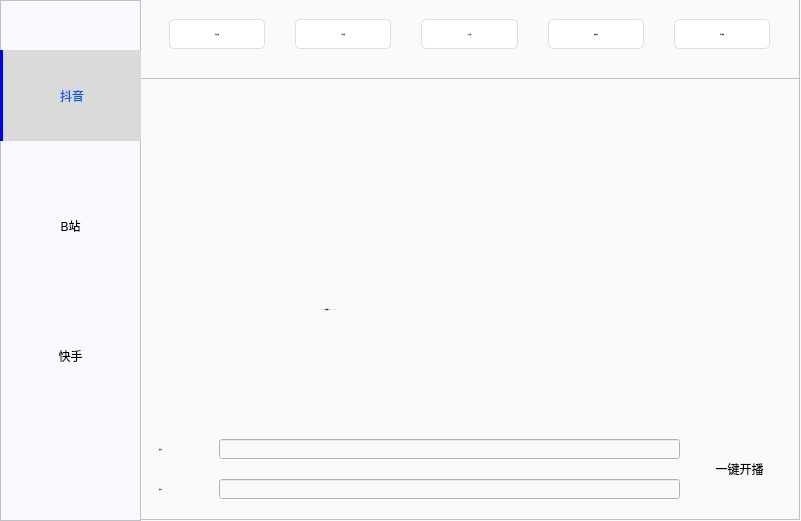
   <widget class="QWidget" name="pt_pape" native="true">
    <property name="geometry">
     <rect>
      <x>0</x>
      <y>80</y>
      <width>801</width>
      <height>521</height>
     </rect>
    </property>
    <property name="styleSheet">
     <string notr="true">background-color: rgb(250, 250, 250);</string>
    </property>
    <widget class="QFrame" name="div_pt1">
     <property name="geometry">
      <rect>
       <x>0</x>
       <y>0</y>
       <width>141</width>
       <height>521</height>
      </rect>
     </property>
     <property name="styleSheet">
      <string notr="true">background-color: rgb(247, 249, 255);
border-right: 1px solid white;
border-right-color: rgb(141, 141, 141);</string>
     </property>
     <property name="frameShape">
      <enum>QFrame::StyledPanel</enum>
     </property>
     <property name="frameShadow">
      <enum>QFrame::Raised</enum>
     </property>
     <widget class="QToolButton" name="toolButton_dy">
      <property name="geometry">
       <rect>
        <x>0</x>
        <y>50</y>
        <width>141</width>
        <height>91</height>
       </rect>
      </property>
      <property name="styleSheet">
       <string notr="true">QToolButton{
    border:none;
	background-color: transparent;
	color: rgb(0, 0, 0);
}
QToolButton:hover{
background-color: rgb(218, 218, 218);
}

QToolButton:checked{
    
	color: rgb(0, 85, 255);
    border-left: 3px solid white;
	border-left-color: rgb(0, 0, 255);    
	background-color: rgb(218, 218, 218);
}</string>
      </property>
      <property name="text">
       <string>抖音</string>
      </property>
      <property name="icon">
       <iconset resource="mainpy.qrc">
        <normaloff>:/img/imgs/douyin1.png</normaloff>:/img/imgs/douyin1.png</iconset>
      </property>
      <property name="iconSize">
       <size>
        <width>200</width>
        <height>200</height>
       </size>
      </property>
      <property name="checkable">
       <bool>true</bool>
      </property>
      <property name="checked">
       <bool>true</bool>
      </property>
      <property name="autoExclusive">
       <bool>true</bool>
      </property>
      <property name="toolButtonStyle">
       <enum>Qt::ToolButtonTextBesideIcon</enum>
      </property>
     </widget>
     <widget class="QToolButton" name="toolButton_ks">
      <property name="geometry">
       <rect>
        <x>0</x>
        <y>310</y>
        <width>141</width>
        <height>91</height>
       </rect>
      </property>
      <property name="styleSheet">
       <string notr="true">QToolButton{
    border:none;
	background-color: transparent;
	color: rgb(0, 0, 0);
}
QToolButton:hover{
background-color: rgb(218, 218, 218);
}

QToolButton:checked{
    
	color: rgb(0, 85, 255);
    border-left: 3px solid white;
	border-left-color: rgb(0, 0, 255);    
	background-color: rgb(218, 218, 218);
}</string>
      </property>
      <property name="text">
       <string>快手</string>
      </property>
      <property name="icon">
       <iconset resource="mainpy.qrc">
        <normaloff>:/icon/icons/kuaishou.png</normaloff>:/icon/icons/kuaishou.png</iconset>
      </property>
      <property name="iconSize">
       <size>
        <width>200</width>
        <height>200</height>
       </size>
      </property>
      <property name="checkable">
       <bool>true</bool>
      </property>
      <property name="autoExclusive">
       <bool>true</bool>
      </property>
      <property name="toolButtonStyle">
       <enum>Qt::ToolButtonTextBesideIcon</enum>
      </property>
     </widget>
     <widget class="QToolButton" name="toolButton_bili">
      <property name="geometry">
       <rect>
        <x>0</x>
        <y>180</y>
        <width>141</width>
        <height>91</height>
       </rect>
      </property>
      <property name="styleSheet">
       <string notr="true">QToolButton{
    border:none;
	background-color: transparent;
	color: rgb(0, 0, 0);
}
QToolButton:hover{
background-color: rgb(218, 218, 218);
}

QToolButton:checked{
    
	color: rgb(0, 85, 255);
    border-left: 3px solid white;
	border-left-color: rgb(0, 0, 255);    
	background-color: rgb(218, 218, 218);
}</string>
      </property>
      <property name="text">
       <string>B站</string>
      </property>
      <property name="icon">
       <iconset resource="mainpy.qrc">
        <normaloff>:/icon/icons/bzhan.png</normaloff>:/icon/icons/bzhan.png</iconset>
      </property>
      <property name="iconSize">
       <size>
        <width>200</width>
        <height>200</height>
       </size>
      </property>
      <property name="checkable">
       <bool>true</bool>
      </property>
      <property name="autoExclusive">
       <bool>true</bool>
      </property>
      <property name="toolButtonStyle">
       <enum>Qt::ToolButtonTextBesideIcon</enum>
      </property>
     </widget>
    </widget>
    <widget class="QFrame" name="div_pg2">
     <property name="geometry">
      <rect>
       <x>139</x>
       <y>-1</y>
       <width>661</width>
       <height>521</height>
      </rect>
     </property>
     <property name="frameShape">
      <enum>QFrame::StyledPanel</enum>
     </property>
     <property name="frameShadow">
      <enum>QFrame::Raised</enum>
     </property>
     <widget class="QLabel" name="ser_url">
      <property name="geometry">
       <rect>
        <x>20</x>
        <y>440</y>
        <width>61</width>
        <height>20</height>
       </rect>
      </property>
      <property name="font">
       <font>
        <family>微软雅黑</family>
        <pointsize>-1</pointsize>
        <weight>50</weight>
        <italic>false</italic>
        <bold>false</bold>
       </font>
      </property>
      <property name="text">
       <string>服务器：</string>
      </property>
     </widget>
     <widget class="QLabel" name="key_url">
      <property name="geometry">
       <rect>
        <x>20</x>
        <y>480</y>
        <width>61</width>
        <height>20</height>
       </rect>
      </property>
      <property name="font">
       <font>
        <family>微软雅黑</family>
        <pointsize>-1</pointsize>
        <weight>50</weight>
        <italic>false</italic>
        <bold>false</bold>
       </font>
      </property>
      <property name="text">
       <string>推流码：</string>
      </property>
     </widget>
     <widget class="QLineEdit" name="ser_line">
      <property name="geometry">
       <rect>
        <x>80</x>
        <y>440</y>
        <width>461</width>
        <height>20</height>
       </rect>
      </property>
     </widget>
     <widget class="QLineEdit" name="key_line">
      <property name="geometry">
       <rect>
        <x>80</x>
        <y>480</y>
        <width>461</width>
        <height>20</height>
       </rect>
      </property>
     </widget>
     <widget class="QPushButton" name="ser_copy">
      <property name="geometry">
       <rect>
        <x>520</x>
        <y>440</y>
        <width>21</width>
        <height>23</height>
       </rect>
      </property>
      <property name="styleSheet">
       <string notr="true">QPushButton{background-color: transparent;
border: none
}
QPushButton:pressed {
    padding-top: 4px;
    padding-left: 4px;
}
</string>
      </property>
      <property name="text">
       <string/>
      </property>
      <property name="icon">
       <iconset resource="mainpy.qrc">
        <normaloff>:/icon/icons/copy.svg</normaloff>:/icon/icons/copy.svg</iconset>
      </property>
     </widget>
     <widget class="QPushButton" name="key_copy">
      <property name="geometry">
       <rect>
        <x>520</x>
        <y>480</y>
        <width>21</width>
        <height>23</height>
       </rect>
      </property>
      <property name="styleSheet">
       <string notr="true">QPushButton{background-color: transparent;
border: none
}
QPushButton:pressed {
    padding-top: 4px;
    padding-left: 4px;
}
</string>
      </property>
      <property name="text">
       <string/>
      </property>
      <property name="icon">
       <iconset resource="mainpy.qrc">
        <normaloff>:/icon/icons/copy.svg</normaloff>:/icon/icons/copy.svg</iconset>
      </property>
     </widget>
     <widget class="QFrame" name="frame_2">
      <property name="geometry">
       <rect>
        <x>0</x>
        <y>0</y>
        <width>661</width>
        <height>80</height>
       </rect>
      </property>
      <property name="minimumSize">
       <size>
        <width>661</width>
        <height>80</height>
       </size>
      </property>
      <property name="styleSheet">
       <string notr="true">QPushButton {
    background-color: #ffffff;
    border: 1px solid #dcdfe6;
    padding: 10px;
    border-radius: 5px;
}

QPushButton:hover {
    background-color: #ecf5ff;
    color: #409eff;
}

QPushButton:pressed, QPushButton:checked {
    border: 1px solid #3a8ee6;
    color: #409eff;
}
</string>
      </property>
      <property name="frameShape">
       <enum>QFrame::StyledPanel</enum>
      </property>
      <property name="frameShadow">
       <enum>QFrame::Raised</enum>
      </property>
      <widget class="QWidget" name="layoutWidget">
       <property name="geometry">
        <rect>
         <x>10</x>
         <y>10</y>
         <width>641</width>
         <height>51</height>
        </rect>
       </property>
       <layout class="QHBoxLayout" name="horizontalLayout">
        <property name="spacing">
         <number>30</number>
        </property>
        <property name="leftMargin">
         <number>20</number>
        </property>
        <property name="rightMargin">
         <number>20</number>
        </property>
        <item>
         <widget class="QPushButton" name="dy_1000">
          <property name="minimumSize">
           <size>
            <width>61</width>
            <height>30</height>
           </size>
          </property>
          <property name="font">
           <font>
            <family>微软雅黑</family>
            <pointsize>-1</pointsize>
            <weight>50</weight>
            <italic>false</italic>
            <bold>false</bold>
           </font>
          </property>
          <property name="styleSheet">
           <string notr="true">QPushButton:checked{  	 
	color: rgb(0, 85, 255);
}</string>
          </property>
          <property name="text">
           <string>伴侣开播</string>
          </property>
          <property name="checkable">
           <bool>true</bool>
          </property>
          <property name="autoExclusive">
           <bool>true</bool>
          </property>
         </widget>
        </item>
        <item>
         <widget class="QPushButton" name="dy_phone">
          <property name="minimumSize">
           <size>
            <width>61</width>
            <height>30</height>
           </size>
          </property>
          <property name="font">
           <font>
            <family>微软雅黑</family>
            <pointsize>-1</pointsize>
            <weight>50</weight>
            <italic>false</italic>
            <bold>false</bold>
           </font>
          </property>
          <property name="styleSheet">
           <string notr="true"/>
          </property>
          <property name="text">
           <string>手机开播</string>
          </property>
          <property name="checkable">
           <bool>true</bool>
          </property>
          <property name="autoExclusive">
           <bool>true</bool>
          </property>
         </widget>
        </item>
        <item>
         <widget class="QPushButton" name="dy_auto_live">
          <property name="minimumSize">
           <size>
            <width>61</width>
            <height>30</height>
           </size>
          </property>
          <property name="font">
           <font>
            <family>微软雅黑</family>
            <pointsize>-1</pointsize>
            <weight>50</weight>
            <italic>false</italic>
            <bold>false</bold>
           </font>
          </property>
          <property name="styleSheet">
           <string notr="true"/>
          </property>
          <property name="text">
           <string>自动开播</string>
          </property>
          <property name="checkable">
           <bool>true</bool>
          </property>
          <property name="autoExclusive">
           <bool>true</bool>
          </property>
         </widget>
        </item>
        <item>
         <widget class="QPushButton" name="dy_Accounts">
          <property name="minimumSize">
           <size>
            <width>61</width>
            <height>30</height>
           </size>
          </property>
          <property name="font">
           <font>
            <family>微软雅黑</family>
            <pointsize>-1</pointsize>
            <weight>50</weight>
            <italic>false</italic>
            <bold>false</bold>
           </font>
          </property>
          <property name="styleSheet">
           <string notr="true"/>
          </property>
          <property name="text">
           <string>账号切换</string>
          </property>
          <property name="checkable">
           <bool>true</bool>
          </property>
          <property name="autoExclusive">
           <bool>true</bool>
          </property>
         </widget>
        </item>
        <item>
         <widget class="QPushButton" name="dy_livestop">
          <property name="minimumSize">
           <size>
            <width>61</width>
            <height>30</height>
           </size>
          </property>
          <property name="font">
           <font>
            <family>微软雅黑</family>
            <pointsize>-1</pointsize>
            <weight>50</weight>
            <italic>false</italic>
            <bold>false</bold>
           </font>
          </property>
          <property name="styleSheet">
           <string notr="true"/>
          </property>
          <property name="text">
           <string>停止直播</string>
          </property>
          <property name="checkable">
           <bool>true</bool>
          </property>
          <property name="autoExclusive">
           <bool>true</bool>
          </property>
         </widget>
        </item>
       </layout>
      </widget>
     </widget>
     <widget class="QPushButton" name="bigin_live">
      <property name="geometry">
       <rect>
        <x>565</x>
        <y>444</y>
        <width>81</width>
        <height>51</height>
       </rect>
      </property>
      <property name="styleSheet">
       <string notr="true">QPushButton{
	border-image: url(:/icon/icons/yijina.png);
    text-align: center;
    border: none; 
    
}
QPushButton:pressed {
    margin-left: 7px;
    margin-top: 7px;
}</string>
      </property>
      <property name="inputMethodHints">
       <set>Qt::ImhNone</set>
      </property>
      <property name="text">
       <string>一键开播   </string>
      </property>
      <property name="iconSize">
       <size>
        <width>64</width>
        <height>64</height>
       </size>
      </property>
      <property name="autoDefault">
       <bool>false</bool>
      </property>
     </widget>
     <widget class="QPushButton" name="video_jishu">
      <property name="geometry">
       <rect>
        <x>440</x>
        <y>80</y>
        <width>200</width>
        <height>200</height>
       </rect>
      </property>
      <property name="styleSheet">
       <string notr="true">border: none;
</string>
      </property>
      <property name="text">
       <string/>
      </property>
     </widget>
     <widget class="QLabel" name="kaibotishi">
      <property name="geometry">
       <rect>
        <x>20</x>
        <y>320</y>
        <width>631</width>
        <height>101</height>
       </rect>
      </property>
      <property name="font">
       <font>
        <family>微软雅黑</family>
        <pointsize>-1</pointsize>
        <weight>50</weight>
        <italic>false</italic>
        <bold>false</bold>
       </font>
      </property>
      <property name="styleSheet">
       <string notr="true">color: rgb(0, 85, 255);</string>
      </property>
      <property name="text">
       <string/>
      </property>
     </widget>
     <widget class="QPushButton" name="guanggao_id">
      <property name="geometry">
       <rect>
        <x>30</x>
        <y>80</y>
        <width>356</width>
        <height>200</height>
       </rect>
      </property>
      <property name="styleSheet">
       <string notr="true">border: none;</string>
      </property>
      <property name="text">
       <string/>
      </property>
     </widget>
     <widget class="QLabel" name="xx_live_2">
      <property name="geometry">
       <rect>
        <x>180</x>
        <y>300</y>
        <width>301</width>
        <height>21</height>
       </rect>
      </property>
      <property name="font">
       <font>
        <family>微软雅黑</family>
        <pointsize>-1</pointsize>
        <weight>50</weight>
        <italic>false</italic>
        <bold>false</bold>
       </font>
      </property>
      <property name="text">
       <string>----------------**开播提示**---------------------</string>
      </property>
     </widget>
     <widget class="QLabel" name="live0_movie">
      <property name="geometry">
       <rect>
        <x>30</x>
        <y>80</y>
        <width>356</width>
        <height>200</height>
       </rect>
      </property>
      <property name="styleSheet">
       <string notr="true"/>
      </property>
      <property name="text">
       <string/>
      </property>
     </widget>
     <widget class="QLabel" name="weitingqcode_gif">
      <property name="geometry">
       <rect>
        <x>440</x>
        <y>80</y>
        <width>200</width>
        <height>200</height>
       </rect>
      </property>
      <property name="styleSheet">
       <string notr="true"/>
      </property>
      <property name="text">
       <string/>
      </property>
     </widget>
     <zorder>bigin_live</zorder>
     <zorder>ser_url</zorder>
     <zorder>key_url</zorder>
     <zorder>ser_line</zorder>
     <zorder>key_line</zorder>
     <zorder>ser_copy</zorder>
     <zorder>key_copy</zorder>
     <zorder>frame_2</zorder>
     <zorder>kaibotishi</zorder>
     <zorder>guanggao_id</zorder>
     <zorder>xx_live_2</zorder>
     <zorder>live0_movie</zorder>
     <zorder>weitingqcode_gif</zorder>
     <zorder>video_jishu</zorder>
    </widget>
    <zorder>div_pg2</zorder>
    <zorder>div_pt1</zorder>
   </widget>
